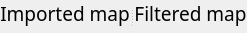
        <widget class="QSplitter" name="splitter_3">
         <property name="orientation">
          <enum>Qt::Horizontal</enum>
         </property>
         <widget class="QWidget" name="layoutWidget">
          <layout class="QVBoxLayout" name="verticalLayout">
           <item>
            <widget class="QLabel" name="label_CurrentStack">
             <property name="sizePolicy">
              <sizepolicy hsizetype="MinimumExpanding" vsizetype="Preferred">
               <horstretch>0</horstretch>
               <verstretch>0</verstretch>
              </sizepolicy>
             </property>
             <property name="palette">
              <palette>
               <active>
                <colorrole role="WindowText">
                 <brush brushstyle="SolidPattern">
                  <color alpha="255">
                   <red>0</red>
                   <green>0</green>
                   <blue>0</blue>
                  </color>
                 </brush>
                </colorrole>
                <colorrole role="Button">
                 <brush brushstyle="SolidPattern">
                  <color alpha="255">
                   <red>253</red>
                   <green>249</green>
                   <blue>248</blue>
                  </color>
                 </brush>
                </colorrole>
                <colorrole role="Text">
                 <brush brushstyle="SolidPattern">
                  <color alpha="255">
                   <red>0</red>
                   <green>0</green>
                   <blue>0</blue>
                  </color>
                 </brush>
                </colorrole>
                <colorrole role="ButtonText">
                 <brush brushstyle="SolidPattern">
                  <color alpha="255">
                   <red>0</red>
                   <green>0</green>
                   <blue>0</blue>
                  </color>
                 </brush>
                </colorrole>
                <colorrole role="Base">
                 <brush brushstyle="SolidPattern">
                  <color alpha="255">
                   <red>253</red>
                   <green>249</green>
                   <blue>248</blue>
                  </color>
                 </brush>
                </colorrole>
                <colorrole role="Window">
                 <brush brushstyle="SolidPattern">
                  <color alpha="255">
                   <red>253</red>
                   <green>249</green>
                   <blue>248</blue>
                  </color>
                 </brush>
                </colorrole>
               </active>
               <inactive>
                <colorrole role="WindowText">
                 <brush brushstyle="SolidPattern">
                  <color alpha="255">
                   <red>0</red>
                   <green>0</green>
                   <blue>0</blue>
                  </color>
                 </brush>
                </colorrole>
                <colorrole role="Button">
                 <brush brushstyle="SolidPattern">
                  <color alpha="255">
                   <red>253</red>
                   <green>249</green>
                   <blue>248</blue>
                  </color>
                 </brush>
                </colorrole>
                <colorrole role="Text">
                 <brush brushstyle="SolidPattern">
                  <color alpha="255">
                   <red>0</red>
                   <green>0</green>
                   <blue>0</blue>
                  </color>
                 </brush>
                </colorrole>
                <colorrole role="ButtonText">
                 <brush brushstyle="SolidPattern">
                  <color alpha="255">
                   <red>0</red>
                   <green>0</green>
                   <blue>0</blue>
                  </color>
                 </brush>
                </colorrole>
                <colorrole role="Base">
                 <brush brushstyle="SolidPattern">
                  <color alpha="255">
                   <red>253</red>
                   <green>249</green>
                   <blue>248</blue>
                  </color>
                 </brush>
                </colorrole>
                <colorrole role="Window">
                 <brush brushstyle="SolidPattern">
                  <color alpha="255">
                   <red>253</red>
                   <green>249</green>
                   <blue>248</blue>
                  </color>
                 </brush>
                </colorrole>
               </inactive>
               <disabled>
                <colorrole role="WindowText">
                 <brush brushstyle="SolidPattern">
                  <color alpha="255">
                   <red>0</red>
                   <green>0</green>
                   <blue>0</blue>
                  </color>
                 </brush>
                </colorrole>
                <colorrole role="Button">
                 <brush brushstyle="SolidPattern">
                  <color alpha="255">
                   <red>253</red>
                   <green>249</green>
                   <blue>248</blue>
                  </color>
                 </brush>
                </colorrole>
                <colorrole role="Text">
                 <brush brushstyle="SolidPattern">
                  <color alpha="255">
                   <red>0</red>
                   <green>0</green>
                   <blue>0</blue>
                  </color>
                 </brush>
                </colorrole>
                <colorrole role="ButtonText">
                 <brush brushstyle="SolidPattern">
                  <color alpha="255">
                   <red>0</red>
                   <green>0</green>
                   <blue>0</blue>
                  </color>
                 </brush>
                </colorrole>
                <colorrole role="Base">
                 <brush brushstyle="SolidPattern">
                  <color alpha="255">
                   <red>253</red>
                   <green>249</green>
                   <blue>248</blue>
                  </color>
                 </brush>
                </colorrole>
                <colorrole role="Window">
                 <brush brushstyle="SolidPattern">
                  <color alpha="255">
                   <red>253</red>
                   <green>249</green>
                   <blue>248</blue>
                  </color>
                 </brush>
                </colorrole>
               </disabled>
              </palette>
             </property>
             <property name="font">
              <font>
               <family>Noto Sans Cond</family>
               <pointsize>14</pointsize>
               <weight>50</weight>
               <italic>false</italic>
               <bold>false</bold>
              </font>
             </property>
             <property name="styleSheet">
              <string notr="true"/>
             </property>
             <property name="lineWidth">
              <number>1</number>
             </property>
             <property name="midLineWidth">
              <number>0</number>
             </property>
             <property name="text">
              <string>Imported map</string>
             </property>
             <property name="scaledContents">
              <bool>false</bool>
             </property>
             <property name="alignment">
              <set>Qt::AlignCenter</set>
             </property>
            </widget>
           </item>
           <item>
            <widget class="ImageView" name="KADSeries" native="true">
             <property name="sizePolicy">
              <sizepolicy hsizetype="MinimumExpanding" vsizetype="Preferred">
               <horstretch>0</horstretch>
               <verstretch>0</verstretch>
              </sizepolicy>
             </property>
            </widget>
           </item>
          </layout>
         </widget>
         <widget class="QWidget" name="layoutWidget">
          <layout class="QVBoxLayout" name="verticalLayout_2">
           <item>
            <widget class="QLabel" name="label_CurrentStack_2">
             <property name="sizePolicy">
              <sizepolicy hsizetype="MinimumExpanding" vsizetype="Preferred">
               <horstretch>0</horstretch>
               <verstretch>0</verstretch>
              </sizepolicy>
             </property>
             <property name="palette">
              <palette>
               <active>
                <colorrole role="WindowText">
                 <brush brushstyle="SolidPattern">
                  <color alpha="255">
                   <red>0</red>
                   <green>0</green>
                   <blue>0</blue>
                  </color>
                 </brush>
                </colorrole>
                <colorrole role="Button">
                 <brush brushstyle="SolidPattern">
                  <color alpha="255">
                   <red>253</red>
                   <green>249</green>
                   <blue>248</blue>
                  </color>
                 </brush>
                </colorrole>
                <colorrole role="Text">
                 <brush brushstyle="SolidPattern">
                  <color alpha="255">
                   <red>0</red>
                   <green>0</green>
                   <blue>0</blue>
                  </color>
                 </brush>
                </colorrole>
                <colorrole role="ButtonText">
                 <brush brushstyle="SolidPattern">
                  <color alpha="255">
                   <red>0</red>
                   <green>0</green>
                   <blue>0</blue>
                  </color>
                 </brush>
                </colorrole>
                <colorrole role="Base">
                 <brush brushstyle="SolidPattern">
                  <color alpha="255">
                   <red>253</red>
                   <green>249</green>
                   <blue>248</blue>
                  </color>
                 </brush>
                </colorrole>
                <colorrole role="Window">
                 <brush brushstyle="SolidPattern">
                  <color alpha="255">
                   <red>253</red>
                   <green>249</green>
                   <blue>248</blue>
                  </color>
                 </brush>
                </colorrole>
               </active>
               <inactive>
                <colorrole role="WindowText">
                 <brush brushstyle="SolidPattern">
                  <color alpha="255">
                   <red>0</red>
                   <green>0</green>
                   <blue>0</blue>
                  </color>
                 </brush>
                </colorrole>
                <colorrole role="Button">
                 <brush brushstyle="SolidPattern">
                  <color alpha="255">
                   <red>253</red>
                   <green>249</green>
                   <blue>248</blue>
                  </color>
                 </brush>
                </colorrole>
                <colorrole role="Text">
                 <brush brushstyle="SolidPattern">
                  <color alpha="255">
                   <red>0</red>
                   <green>0</green>
                   <blue>0</blue>
                  </color>
                 </brush>
                </colorrole>
                <colorrole role="ButtonText">
                 <brush brushstyle="SolidPattern">
                  <color alpha="255">
                   <red>0</red>
                   <green>0</green>
                   <blue>0</blue>
                  </color>
                 </brush>
                </colorrole>
                <colorrole role="Base">
                 <brush brushstyle="SolidPattern">
                  <color alpha="255">
                   <red>253</red>
                   <green>249</green>
                   <blue>248</blue>
                  </color>
                 </brush>
                </colorrole>
                <colorrole role="Window">
                 <brush brushstyle="SolidPattern">
                  <color alpha="255">
                   <red>253</red>
                   <green>249</green>
                   <blue>248</blue>
                  </color>
                 </brush>
                </colorrole>
               </inactive>
               <disabled>
                <colorrole role="WindowText">
                 <brush brushstyle="SolidPattern">
                  <color alpha="255">
                   <red>0</red>
                   <green>0</green>
                   <blue>0</blue>
                  </color>
                 </brush>
                </colorrole>
                <colorrole role="Button">
                 <brush brushstyle="SolidPattern">
                  <color alpha="255">
                   <red>253</red>
                   <green>249</green>
                   <blue>248</blue>
                  </color>
                 </brush>
                </colorrole>
                <colorrole role="Text">
                 <brush brushstyle="SolidPattern">
                  <color alpha="255">
                   <red>0</red>
                   <green>0</green>
                   <blue>0</blue>
                  </color>
                 </brush>
                </colorrole>
                <colorrole role="ButtonText">
                 <brush brushstyle="SolidPattern">
                  <color alpha="255">
                   <red>0</red>
                   <green>0</green>
                   <blue>0</blue>
                  </color>
                 </brush>
                </colorrole>
                <colorrole role="Base">
                 <brush brushstyle="SolidPattern">
                  <color alpha="255">
                   <red>253</red>
                   <green>249</green>
                   <blue>248</blue>
                  </color>
                 </brush>
                </colorrole>
                <colorrole role="Window">
                 <brush brushstyle="SolidPattern">
                  <color alpha="255">
                   <red>253</red>
                   <green>249</green>
                   <blue>248</blue>
                  </color>
                 </brush>
                </colorrole>
               </disabled>
              </palette>
             </property>
             <property name="font">
              <font>
               <family>Noto Sans Cond</family>
               <pointsize>14</pointsize>
               <weight>50</weight>
               <italic>false</italic>
               <bold>false</bold>
              </font>
             </property>
             <property name="styleSheet">
              <string notr="true"/>
             </property>
             <property name="lineWidth">
              <number>1</number>
             </property>
             <property name="midLineWidth">
              <number>0</number>
             </property>
             <property name="text">
              <string>Filtered map</string>
             </property>
             <property name="scaledContents">
              <bool>false</bool>
             </property>
             <property name="alignment">
              <set>Qt::AlignCenter</set>
             </property>
            </widget>
           </item>
           <item>
            <widget class="ImageView" name="FiltKADSeries" native="true">
             <property name="sizePolicy">
              <sizepolicy hsizetype="MinimumExpanding" vsizetype="Preferred">
               <horstretch>0</horstretch>
               <verstretch>0</verstretch>
              </sizepolicy>
             </property>
            </widget>
           </item>
          </layout>
         </widget>
        </widget>
